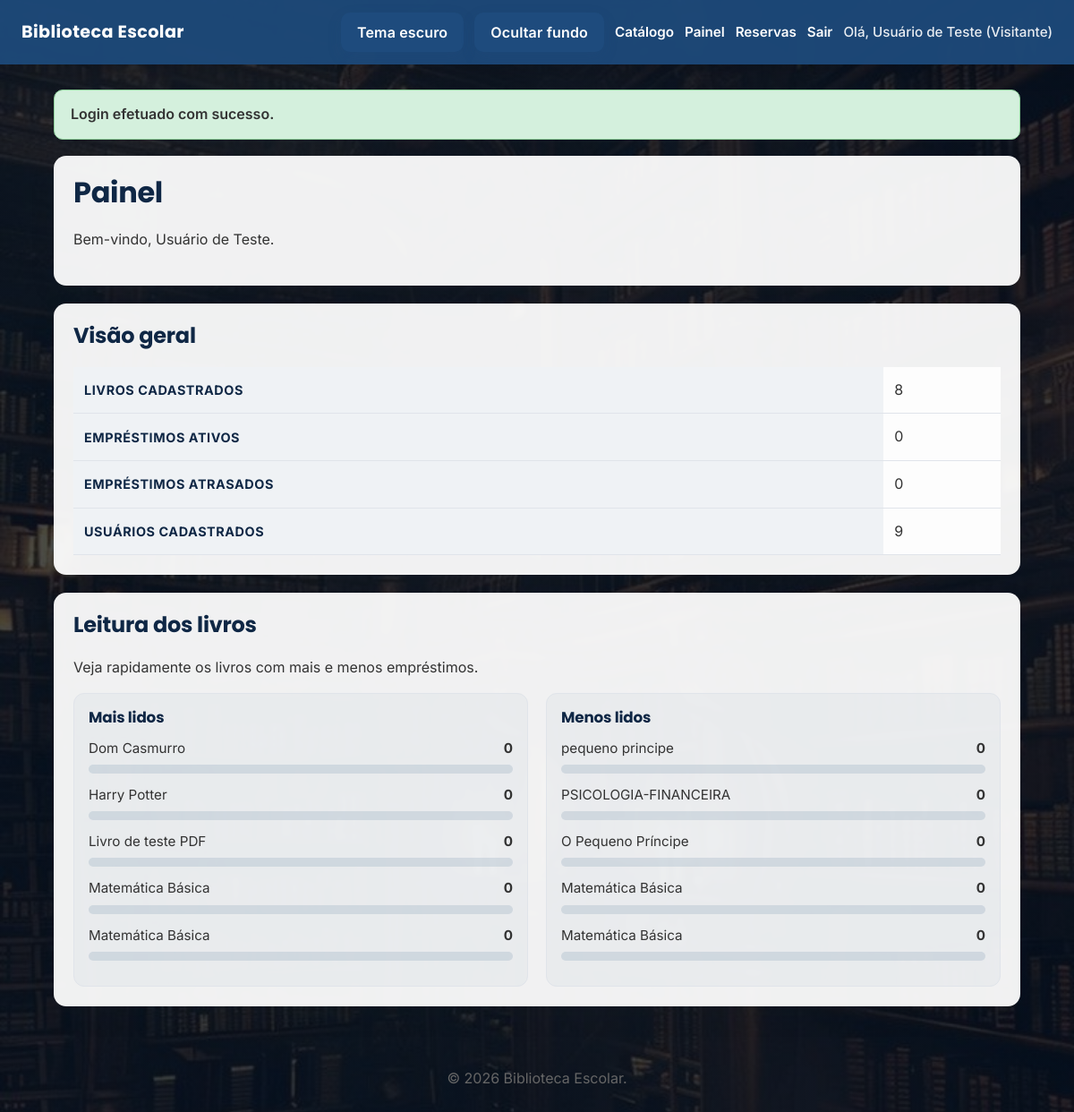
Page /dashboard.php (signed in) on the committed database.
### tables this page shows
CREATE TABLE books (
        id INTEGER PRIMARY KEY AUTOINCREMENT,
        title TEXT NOT NULL,
        author TEXT NOT NULL,
        category TEXT NOT NULL,
        isbn TEXT,
        publisher TEXT,
        year INTEGER,
        quantity INTEGER NOT NULL DEFAULT 0,
        shelf TEXT,
        internal_code TEXT,
        cover_path TEXT,
        created_at TEXT NOT NULL DEFAULT CURRENT_TIMESTAMP
    , pdf_path TEXT);

### includes/auth.php (called while the page is built, shortened)
<?php
function current_user(): ?array
{
    return $_SESSION['user'] ?? null;
}

### includes/functions.php (called while the page is built, shortened)
<?php
require_once __DIR__ . '/auth.php';
function h(string $value): string
{
    return htmlspecialchars($value, ENT_QUOTES, 'UTF-8');
}

### dashboard.php (the view, shortened to what this page needs)
<?php
require_once __DIR__ . '/includes/auth.php';
require_once __DIR__ . '/includes/functions.php';
$stats = [
    'books' => 0,
    'loans' => 0,
    'overdue' => 0,
    'users' => 0,
];
try {
    $db = get_db();
    $stats['books'] = (int)$db->query('SELECT COUNT(*) FROM books')->fetchColumn();
    $stats['loans'] = (int)$db->query('SELECT COUNT(*) FROM loans WHERE returned_at IS NULL')->fetchColumn();
    $stats['overdue'] = (int)$db->query('SELECT COUNT(*) FROM loans WHERE returned_at IS NULL AND due_date < DATE("now")')->fetchColumn();
    $stats['users'] = (int)$db->query('SELECT COUNT(*) FROM users')->fetchColumn();
    $bookUsage = $db->query('SELECT b.id, b.title, COUNT(l.id) AS loan_count FROM books b LEFT JOIN loans l ON l.book_id = b.id GROUP BY b.id ORDER BY loan_count DESC, b.title ASC')->fetchAll();
    $mostRead = array_slice($bookUsage, 0, 5);
    $leastRead = array_slice(array_reverse($bookUsage), 0, 5);
} catch (Exception $e) {
    $bookUsage = [];
    $mostRead = [];
    $leastRead = [];
    $maxCount = 1;
}
require_once __DIR__ . '/includes/header.php';
?>
<div class="card">
    <h1>Painel</h1>
    <p>Bem-vindo, <?php echo h(current_user()['name']); ?>.</p>
</div>
<div class="card">
    <h2>Visão geral</h2>
    <table>
        <tr><th>Livros cadastrados</th><td><?php echo h((string)$stats['books']); ?></td></tr>
        <tr><th>Empréstimos ativos</th><td><?php echo h((string)$stats['loans']); ?></td></tr>
        <tr><th>Empréstimos atrasados</th><td><?php echo h((string)$stats['overdue']); ?></td></tr>
        <tr><th>Usuários cadastrados</th><td><?php echo h((string)$stats['users']); ?></td></tr>
    </table>
</div>
<div class="card">
    <h2>Leitura dos livros</h2>
    <p>Veja rapidamente os livros com mais e menos empréstimos.</p>
    <?php if (empty($bookUsage)): ?>
        <p class="muted">Ainda não há dados de empréstimos para exibir.</p>
    <?php else: ?>
        <div class="chart-grid">
            <div class="chart-panel">
                <h3>Mais lidos</h3>
                <?php foreach ($mostRead as $book): ?>
                    <div class="chart-row">
                        <div class="chart-meta">
                            <span><?php echo h($book['title']); ?></span>
                            <strong><?php echo (int)$book['loan_count']; ?></strong>
                        </div>
                        <div class="chart-bar">
                        </div>
                    </div>
                <?php endforeach; ?>
            </div>
            <div class="chart-panel">
                <h3>Menos lidos</h3>
                <?php foreach ($leastRead as $book): ?>
                    <div class="chart-row">
                        <div class="chart-meta">
                            <span><?php echo h($book['title']); ?></span>
                            <strong><?php echo (int)$book['loan_count']; ?></strong>
                        </div>
                        <div class="chart-bar">
                        </div>
                    </div>
                <?php endforeach; ?>
            </div>
        </div>
    <?php endif; ?>
</div>
<?php require_once __DIR__ . '/includes/footer.php';

### css/style.css (style rules this page uses)
:root { --bg: #f4f5f7; --text: #333; --header-bg: #1e4b7d; --header-text: #ffffff; --card-bg: #ffffff; --border: #e0e4ea; --input-bg: #ffffff; --input-border: #ccd0d9; --button-bg: #1e4b7d; --button-color: #ffffff; --button-hover: #153b61; --link-color: #1e4b7d; --table-bg: #ffffff; --footer-text: #666; --flash-success-bg: #d4f0dd; --flash-success-border: #8fd19b; --flash-error-bg: #ffe4e1; --flash-error-border: #e11d48; --action-bg: #0f6d3f; --action-hover: #0b562f; --font-sans: "Inter", "Segoe UI", Roboto, Arial, sans-serif; --font-heading: "Poppins", "Inter", "Segoe UI", sans-serif; }
body { margin: 0; font-family: var(--font-sans); font-size: 16px; line-height: 1.6; background: linear-gradient(rgba(7, 18, 34, 0.72), rgba(7, 18, 34, 0.72)), url('../img/library-bg.jpg') center/cover fixed; color: var(--text); min-height: 100vh; transition: background 0.2s ease; -webkit-font-smoothing: antialiased; text-rendering: optimizeLegibility; }
h1, h2, h3, h4 { font-family: var(--font-heading); line-height: 1.2; margin-top: 0; color: #0f2745; font-weight: 700; letter-spacing: -0.01em; text-shadow: 0 1px 2px rgba(255, 255, 255, 0.35); }
.chart-grid { display: grid; grid-template-columns: repeat(2, minmax(0, 1fr)); gap: 20px; margin-top: 12px; }
.chart-panel { background: rgba(30, 75, 125, 0.04); border: 1px solid var(--border); border-radius: 12px; padding: 16px; }
.chart-panel h3 { margin-bottom: 12px; font-size: 1.05rem; }
.chart-row { margin-bottom: 12px; }
.chart-meta { display: flex; justify-content: space-between; gap: 12px; margin-bottom: 6px; font-size: 0.95rem; }
.chart-bar { width: 100%; height: 10px; background: rgba(30, 75, 125, 0.12); border-radius: 999px; overflow: hidden; }
.card { background: rgba(255, 255, 255, 0.94); border-radius: 14px; padding: 22px; box-shadow: 0 10px 30px rgba(15, 23, 42, 0.08); margin-bottom: 20px; backdrop-filter: blur(2px); }
table { width: 100%; border-collapse: collapse; margin-top: 12px; background: rgba(255, 255, 255, 0.9); }
table th, table td { padding: 13px 12px; border-bottom: 1px solid var(--border); text-align: left; color: var(--text); vertical-align: middle; }
table th { font-size: 0.9rem; font-weight: 700; text-transform: uppercase; letter-spacing: 0.04em; color: #0f2745; background: rgba(30, 75, 125, 0.06); }

### rows in the picture
books: id "8", title "Harry Potter", loan_count "0"
books: title "Dom Casmurro", loan_count "0"
books: title "Livro de teste PDF", loan_count "0"
books: title "Matemática Básica", loan_count "0"
books: title "Matemática Básica", loan_count "0"
books: title "pequeno principe", loan_count "0"
books: title "PSICOLOGIA-FINANCEIRA", loan_count "0"
books: title "O Pequeno Príncipe", loan_count "0"

### other values in the picture
SITE_NAME "Biblioteca Escolar"
$user['name'] "Usuário de Teste"
$user['role_name'] "Visitante"
$flash['message'] "Login efetuado com sucesso."
current_user()['name'] "Usuário de Teste"
$stats['loans'] "0"
$stats['overdue'] "0"
$stats['users'] "9"
